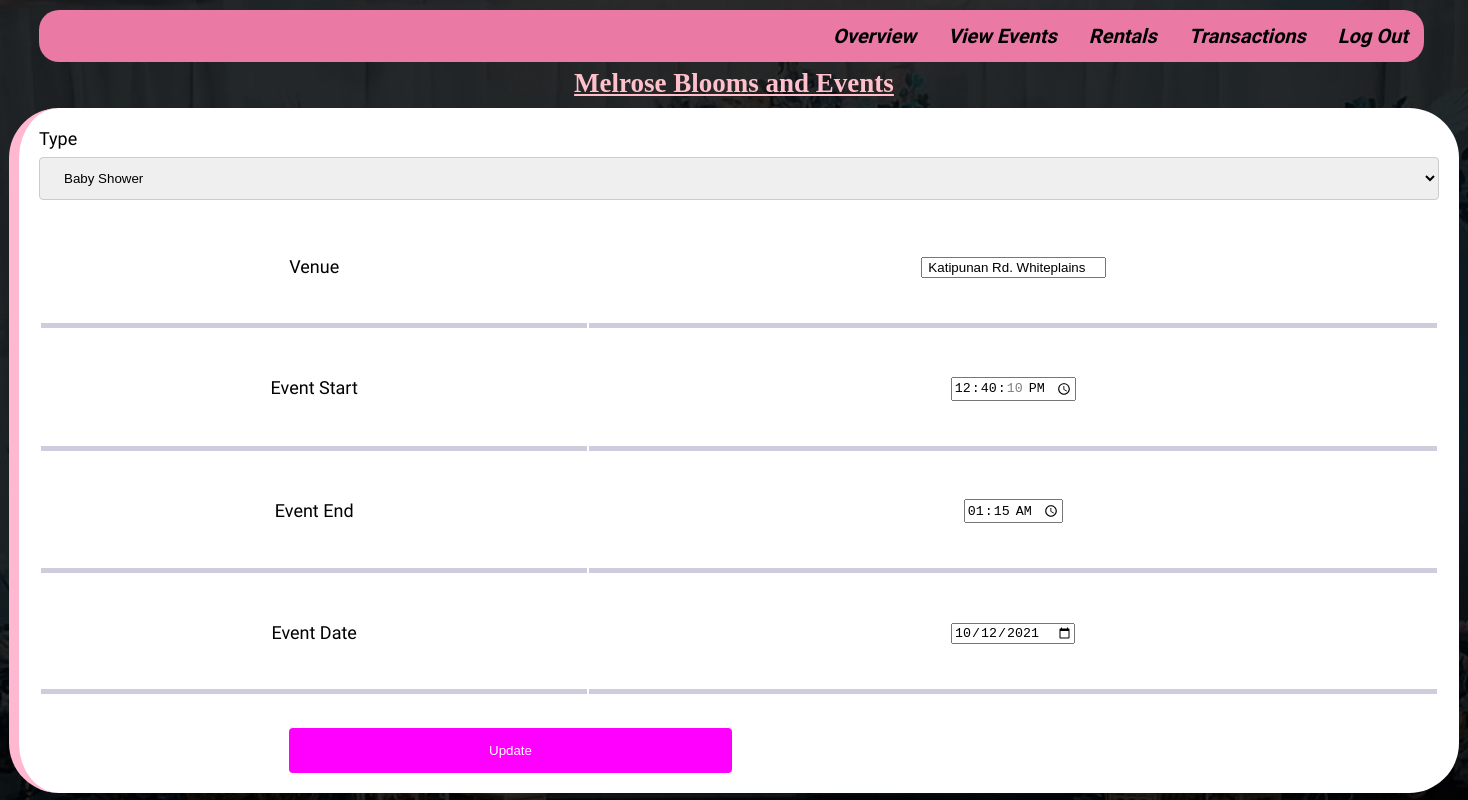
The page /index.php?page=event&subpage=edit&id=38 (signed in) on the database its author committed.
### tables this page shows
CREATE TABLE `events` (
  `Event_type` varchar(255) NOT NULL,
  `event_id` int(11) NOT NULL,
  `Venue` varchar(100) NOT NULL,
  `Event_start` time NOT NULL,
  `Event_end` time NOT NULL,
  `Event_date` date NOT NULL,
  `type_id` int(11) NOT NULL
);

### classes/eventClass.php (called while the page is built, shortened)
<?php
class Event{
	private $DB_SERVER='localhost';
	private $DB_USERNAME='root';
	private $DB_PASSWORD='';
	private $DB_DATABASE='test3';
	private $conn;
	public function __construct(){
		$this->conn = new PDO("mysql:host=".$this->DB_SERVER.";dbname=".$this->DB_DATABASE,$this->DB_USERNAME,$this->DB_PASSWORD);
	}
	public function list_event_type(){
		$sql="SELECT * FROM eventtype";
		$q = $this->conn->query($sql) or die("failed!");
		while($r = $q->fetch(PDO::FETCH_ASSOC)){
		$data[]=$r;
		}
		if(empty($data)){
		   return false;
		}else{
			return $data;
		}
	}
    function get_Venue($id){
		$sql="SELECT Venue FROM events WHERE event_id = :id";
		$q = $this->conn->prepare($sql);
		$q->execute(['id' => $id]);
		$place = $q->fetchColumn();
		return $place;
	}
    function get_Event_start($id){
		$sql="SELECT Event_start FROM events WHERE event_id = :id";
		$q = $this->conn->prepare($sql);
		$q->execute(['id' => $id]);
		$event_start = $q->fetchColumn();
		return $event_start;
	}
	function get_Event_end($id){
		$sql="SELECT Event_end FROM events WHERE event_id = :id";
		$q = $this->conn->prepare($sql);
		$q->execute(['id' => $id]);
		$event_end = $q->fetchColumn();
		return $event_end;
	}
	function get_Event_date($id){
		$sql="SELECT Event_date FROM events WHERE event_id = :id";
		$q = $this->conn->prepare($sql);
		$q->execute(['id' => $id]);
		$event_date = $q->fetchColumn();
		return $event_date;
	}
}

### event-module/event-edit.php (the view, shortened to what this page needs)
<form method="post" name="form1" action="processes/process.event.php?action=update">
		<table width="100%">
			<tr>
				<td>Venue</td>
				<td><input type="text" name="Venue"  value="<?php echo $events->get_Venue($id);?>"></td>
			</tr>
			<tr>
				<td>Event Start</td>
				<td><input type="time" name="Event_start" value="<?php echo $events->get_Event_start($id);?>"></td>
			</tr>
			<tr>
				<td>Event End</td>
				<td><input type="time" name="Event_end" value="<?php echo $events->get_Event_end($id);?>"></td>
			</tr>
            <tr>
				<td>Event Date</td>
				<td><input type="date" name="Event_date" value="<?php echo $events->get_Event_date($id);?>"></td>
			</tr>
			<tr>
			<label for="ptype">Type</label>
            <select id="ptype" name="ptype">
              <?php
              if($events->list_event_type() != false){
                foreach($events->list_event_type() as $value){
                   extract($value);
              ?>
              <option value="<?php echo $type_id;?>"><?php echo $type_name;?></option>
              <?php
                }
              }
              ?>
        </select>
			</tr>
		</table>
				<td><input id="prodSubmit2" type="submit" name="update" value="Update"></td>
</div>

### css/custom.css (style rules this page uses)
html { margin: 0; padding: 0; }
body { font-family: 'Assistant', sans-serif; font-size: 18px; background: url(../images/bg.png); background-size: cover; }
.input, select { width: 100%; padding: 12px 20px; margin: 8px 0; display: inline-block; border: 1px solid #ccc; border-radius: 4px; box-sizing: border-box; }
input[type=submit] { width: auto; background-color: fuchsia; color: white; padding: 15px 200px; border: none; border-radius: 4px; cursor: pointer; }
#prodSubmit2 { margin-left: 250px; margin-top: 30px; }
td { border-bottom: 5px solid #ceccdd; padding: 45px; margin: 0 auto; text-align: center; }

### rows shown on the page
events: Venue "Katipunan Rd. Whiteplains", Event_start "12:40:10", Event_end "01:15:00", Event_date "10/12/2021"

### other values the page prints
form field ptype "Baby Shower"
